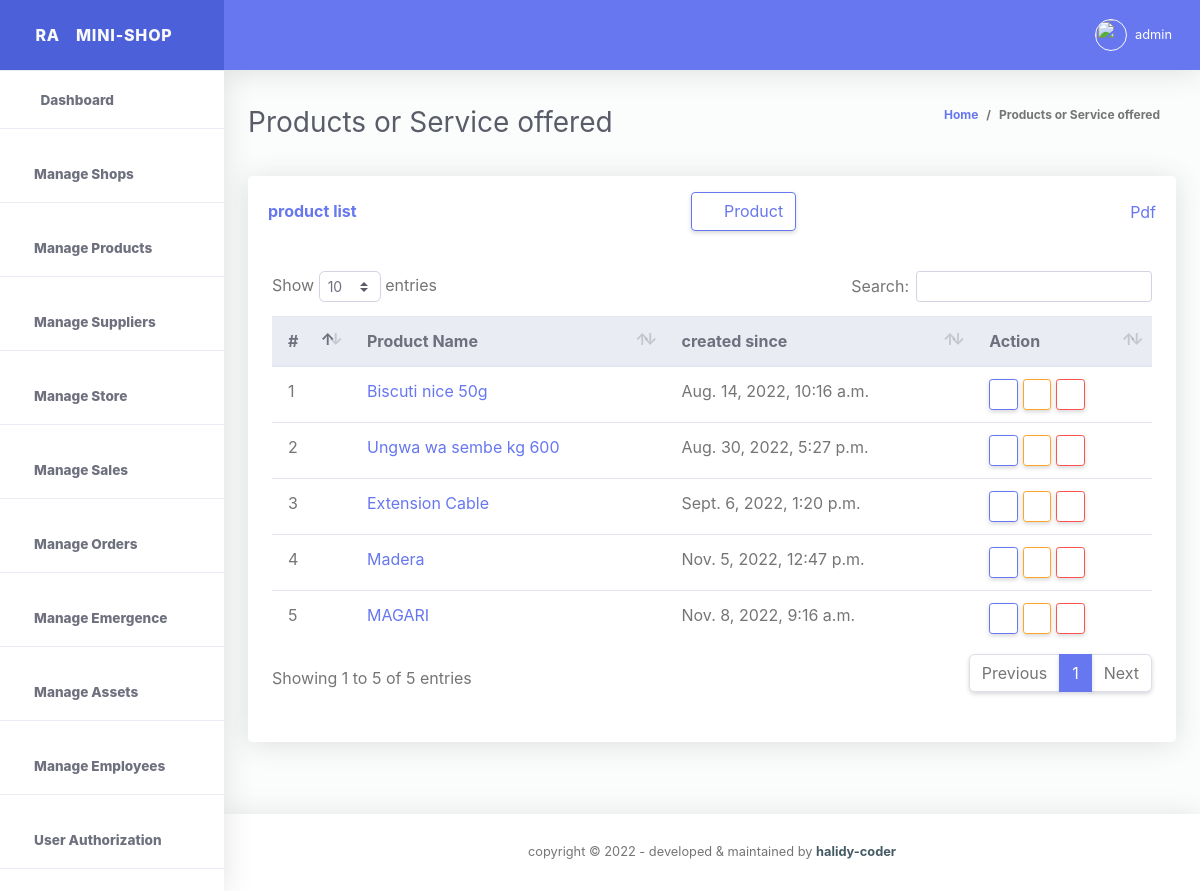
The page /my-products (signed in) on the database its author committed.
### storeApp/models.py (models this page shows, shortened)
class ProductTable(models.Model):
    id = models.UUIDField(
        primary_key=True, default=uuid.uuid4, editable=False, unique=True)
    product_name = models.CharField(max_length=100)
    created_at = models.DateTimeField(auto_now_add=True)
    updated_at = models.DateTimeField(auto_now=True)
    class Meta:
        verbose_name_plural = 'products List'

### storeApp/views.py (the view, shortened to what this page needs)
# urls.py: path('my-products', views.productPage, name="productPage"),
def productPage(request):
  try:
      get_all_user_authorizations = AuthorizeUsers.objects.get(select_user = request.user)
  except:
    messages.info(request, f"{request.user} does not have any credential yet!")
    return redirect("storeApp:productPage")
  get_products = ProductTable.objects.all().order_by('updated_at')
  template_name = 'store/productPage.html'
  context = {
    'get_all_user_authorizations':get_all_user_authorizations,
    'get_products':get_products,
  }
  return render(request, template_name, context)

### templates/store/productPage.html (shortened to what this page needs)
{% extends './base.html' %}
{% load static %}
{% block content %}
{% if get_all_user_authorizations.view_dashboard  and get_all_user_authorizations.manage_product %}
{% include './productsStatusBar.html' %}
{% include './productDataTables.html' %}
{% endif %}
{% endblock %}

### templates/store/base.html (shortened to what this page needs)
<!DOCTYPE html>
<html lang="en">
{% load static %}
<head>
  <link href="{% static './vendor/fontawesome-free/css/all.min.css' %}" rel="stylesheet" type="text/css">
  <link href="{% static './vendor/bootstrap/css/bootstrap.min.css' %}" rel="stylesheet" type="text/css">
  <link href="{% static './css/ruang-admin.min.css' %}" rel="stylesheet">
  <link href="{% static './css/chart.css' %}" rel="stylesheet">
  <link href="{% static './vendor/datatables/dataTables.bootstrap4.min.css' %}" rel="stylesheet">
  <link href="{% static './vendor/select2/dist/css/select2.min.css'%}" rel="stylesheet" type="text/css">
  <link href="{% static './vendor/bootstrap-datepicker/css/bootstrap-datepicker.min.css' %}" rel="stylesheet" >
  <link href="{% static './vendor/bootstrap-touchspin/css/jquery.bootstrap-touchspin.css' %} " rel="stylesheet" >
  <link href="{% static './vendor/clock-picker/clockpicker.css' %}" rel="stylesheet">
  <link href="{% static './css/ruang-admin.css' %}" rel="stylesheet">
</head>
<body id="page-top" >
<div id="wrapper" >
  <ul class="navbar-nav sidebar sidebar-light accordion" id="accordionSidebar">
    <a class="sidebar-brand d-flex align-items-center justify-content-center" href="homePage">
      <div class="sidebar-brand-icon">
        <span>RA</span>
      </div>
      <div class="sidebar-brand-text mx-3">MINI-SHOP</div>
    </a>
    <hr class="sidebar-divider my-0">
    {% if get_all_user_authorizations.view_dashboard %}
    <li class="nav-item active ">
      <a class="nav-link" href="{% url 'storeApp:homepage' %}">
        <i class="fas fa-fw fa-tachometer-alt"></i>
        <span>Dashboard</span></a>
      </li>
    <hr class="sidebar-divider">
    {% endif %}
    {% if get_all_user_authorizations.manage_shop %}
    <li class="nav-item active">
      <a class="nav-link" href="{% url 'storeApp:shopPage' %}">
        <i class="fas fas fas fa-store-alt fa-2x text-success"></i>
        <span>Manage Shops</span></a>
    </li>
    <hr class="sidebar-divider">
    {% endif %}
    {% if get_all_user_authorizations.manage_product %}
    <li class="nav-item active">
      <a class="nav-link" href="{% url 'storeApp:productPage' %}">
        <i class="fas fas fab fa-shopping-bag fa-2x text-success"></i>
        <span>Manage Products</span></a>
    </li>
    <hr class="sidebar-divider">
    {% endif %}
    {% if get_all_user_authorizations.manage_supplier %}
    <li class="nav-item active">
      <a class="nav-link" href="{% url 'storeApp:suppliersPage' %}">
        <i class="fas fas fa-user-friends fa-2x text-success"></i>
        <span>Manage Suppliers</span></a>
    </li>
    <hr class="sidebar-divider">
    {% endif %}
    {% if get_all_user_authorizations.manage_store %}
    <li class="nav-item active">
      <a class="nav-link" href="{% url 'storeApp:storePage' %}">
        <i class="fas fas fa-store-alt fa-2x text-success"></i>
        <span>Manage Store</span></a>
    </li>
    <hr class="sidebar-divider">
    {% endif %}
    {% if get_all_user_authorizations.manage_sales %}
    <li class="nav-item active">
      <a class="nav-link" href="{% url 'storeApp:salesPage' %}">
        <i class="fas far fa-money-bill-alt fa-2x text-success"></i>
        <span>Manage Sales</span></a>
    </li>
    <hr class="sidebar-divider">
    {% endif %}
    {% if get_all_user_authorizations.manage_orders %}
    <li class="nav-item active">
      <a class="nav-link" href="{% url 'storeApp:ordersPage' %}">
        <i class="fas far fas fa-cart-arrow-down fa-2x text-success"></i>
        <span>Manage Orders</span></a>
    </li>
    <hr class="sidebar-divider">
    {% endif %}
    {% if get_all_user_authorizations.manage_emergence %}
    <li class="nav-item active">
      <a class="nav-link" href="{% url 'storeApp:emergencePage' %}">
        <i class="fas far far fa-comments fa-2x text-success"></i>
        <span>Manage Emergence</span></a>
    </li>
    <hr class="sidebar-divider">
    {% endif %}
    {% if get_all_user_authorizations.manage_company_stock_or_assets %}
    <li class="nav-item active">
      <a class="nav-link" href="{% url 'storeApp:companyStockPage' %}">
        <i class="fas far far fa-store-alt fa-2x text-success"></i>
        <span>Manage Assets</span></a>
    </li>
    <hr class="sidebar-divider">
    {% endif %}
    {% if get_all_user_authorizations.manage_employees %}
    <li class="nav-item active">
      <a class="nav-link" href="{% url 'storeApp:employeePage' %}">
        <i class="fas fa-users fa-2x text-success"></i>
        <span>Manage Employees</span></a>
    </li>
  <hr class="sidebar-divider">
  {% endif %}
  {% if get_all_user_authorizations.manage_authorizations %}
    <li class="nav-item active">
      <a class="nav-link" href="{% url 'storeApp:authorizationPage' %}">
        <i class="fas far far fas fa-user-shield fa-2x text-success"></i>
        <span>User Authorization</span></a>
    </li>
    <hr class="sidebar-divider">
    {% endif %}
  </ul>
  <div id="content-wrapper" class="d-flex flex-column">
    <div id="content">
      <nav class="navbar navbar-expand navbar-light bg-navbar topbar mb-4 static-top">
        <button id="sidebarToggleTop" class="btn btn-link rounded-circle mr-3">
          <i class="fa fa-bars"></i>
        </button>
        <ul class="navbar-nav ml-auto">
          {% if request.user.is_authenticated %}
          <li class="nav-item dropdown no-arrow">
            <a class="nav-link dropdown-toggle" href="#" id="userDropdown" role="button" data-toggle="dropdown"
              aria-haspopup="true" aria-expanded="false">
              <img class="img-profile rounded-circle" src="{% static 'img/boy.png' %}" style="max-width: 60px">
              <span class="ml-2 d-none d-lg-inline text-white small">{{request.user.username}}</span>
            </a>
          </li>
          {% endif %}
        </ul>
      </nav>
      {% block content %}
      {% endblock %}
    </div>
    <footer class="sticky-footer bg-white">
      <div class="container my-auto">
        <div class="copyright text-center my-auto">
          <span>copyright &copy; <script> document.write(new Date().getFullYear()); </script> - developed & maintained by
            <b><a href="https://halidy-coder.gitlab.io/" target="_blank">halidy-coder</a></b>
          </span>
        </div>
      </div>
    </footer>
  </div>
</div>
  </body>
</html>

### templates/store/productDataTables.html (shortened to what this page needs)
<div class="table_section mb-5">
  <div class="container-fluid">
    <div class="row">
      <div class="col-xl-12 col-lg-12 mb-4">
        <div class="card">
          <div class="card-header py-3 d-flex flex-row align-items-center justify-content-between">
            <h6 class="m-0 font-weight-bold text-primary">product list</h6>
            <button type="button" class="btn btn-outline-primary" data-toggle="modal" data-target="#productModal"
            id="#productModal"><i class="fas fa-plus p-1"></i>Product</button>
            <a href="{% url 'storeApp:myView' %}">Pdf</a>
            </div>
          {% if get_products %}
          <div class="table-responsive p-4">
            <table class="table table-md align-items-center table-flush table-hover" id="dataTableHover">
              <thead class="thead-light">
                <tr>
                  <th>#</th>
                  <th>Product Name</th>
                  <th>created since </th>
                  <th>Action</th>
                </tr>
              </thead>
              <tbody>
                {% for product in get_products %}
                <tr>
                  <td>{{forloop.counter}}</td>
                  <td><a href="#">{{product.product_name}}</a></td>
                  <td>{{product.created_at}}</td>
                  <td>
                    <a data-toggle="modal" data-target="#productDetailViewModal{{product.id}}" class="btn btn-sm btn-outline-primary text-primary"><i class="fas fas fa-eye"></i></a>
                    <a  data-toggle="modal" data-target="#updateproductModal{{product.id}}"
                    class="btn btn-sm btn-outline-warning"  ><i class="fas fas fas fa-pen"></i></a>
                    <a  data-toggle="modal" data-target="#deleteProductModal" class="btn btn-sm btn-outline-danger"><i class="fas fas fas far fa-trash-alt"></i></a>
                  </td>
                </tr>
               {% endfor %}
              </tbody>
            </table>
          </div>
          {% else %}
          <div class="table-responsive pl-2">
            <div class="empty_content">
              <p> No shops added yet! </p>
            </div>
          </div>
          {% endif %}
          <div class="card-footer"></div>
        </div>
      </div>
    </div>
  </div>
</div>

### static/css/ruang-admin.css (style rules this page uses)
html { position: relative; min-height: 100%; font-family: Nunito }
body { height: 100% }
#wrapper { display: -webkit-box; display: -ms-flexbox; display: flex }
#wrapper #content-wrapper { background-color: #fafdfb; width: 100%; overflow-x: hidden }
#wrapper #content-wrapper #content { -webkit-box-flex: 1; -ms-flex: 1 0 auto; flex: 1 0 auto }
.container, .container-fluid, .container-login { padding-left: 1.5rem; padding-right: 1.5rem }
.dropdown.no-arrow .dropdown-toggle::after { display: none }
.sidebar .nav-item.dropdown .dropdown-toggle::after, .topbar .nav-item.dropdown .dropdown-toggle::after { width: 1rem; text-align: center; float: right; vertical-align: 0; border: 0; font-weight: 900; content: '\f105'; font-family: 'Font Awesome 5 Free' }
.sidebar .nav-item .nav-link, .topbar .nav-item .nav-link { position: relative }
.sidebar .nav-item .nav-link .img-profile, .topbar .nav-item .nav-link .img-profile { height: 2rem; width: 2rem; border: 1px solid #fafafa }
.topbar { height: 4.375rem; z-index: 2; -webkit-box-shadow: 0 .15rem 1.75rem 0 rgba(58, 59, 69, .15) !important; box-shadow: 0 .15rem 1.75rem 0 rgba(58, 59, 69, .15) !important }
.topbar #sidebarToggleTop { height: 2.5rem; width: 2.5rem; -webkit-box-shadow: 0 0 !important; box-shadow: 0 0 !important }
.topbar .nav-item .nav-link { height: 4.375rem; display: -webkit-box; display: -ms-flexbox; display: flex; -webkit-box-align: center; -ms-flex-align: center; align-items: center; padding: 0 .75rem }
.topbar .dropdown { position: static }
@media (min-width:576px) { .topbar .dropdown { position: relative } }
.topbar.navbar-light .navbar-nav .nav-item .nav-link { color: #fafafa; transition: all .3s ease-in-out; -webkit-transition: all .3s ease-in-out }
.bg-navbar { background-color: #6777ef }
.sidebar { min-height: 100vh; width: 14rem !important; background-color: #fff !important; -webkit-box-shadow: 0 .15rem 1.75rem 0 rgba(58, 59, 69, .15) !important; box-shadow: 0 .15rem 1.75rem 0 rgba(58, 59, 69, .15) !important; z-index: 0 }
.sidebar .nav-item { position: relative; margin-bottom: -15px }
.sidebar .nav-item .nav-link { display: block; width: 100%; text-align: left; padding: 1rem; width: 14rem }
.sidebar .nav-item .nav-link i { font-size: .85rem; margin-right: .25rem }
.sidebar .nav-item .nav-link span { font-size: .85rem; display: inline }
.sidebar .nav-item.active .nav-link { font-weight: 800 }
.sidebar .sidebar-brand { height: 4.375rem; text-decoration: none; font-size: 1rem; font-weight: 800; padding: 1.5rem 1rem; text-align: center; letter-spacing: .05rem; z-index: 1 }
.sidebar hr.sidebar-divider { margin: 1rem 0 1rem 0 }
.sidebar .sidebar-brand .sidebar-brand-text { display: inline }
.sidebar-light .sidebar-brand { color: #fafafa; background-color: #4c60da }
.sidebar-light hr.sidebar-divider { border-top: 1px solid #eaecf4 }
.sidebar-light .nav-item .nav-link { color: #858796 }
.sidebar-light .nav-item .nav-link i { color: #9e9e9e }
.sidebar-light .nav-item.active .nav-link { color: #6e707e }
.sidebar-light .nav-item.active .nav-link i { color: #6e707e }
footer.sticky-footer { padding: 2rem 0; -ms-flex-negative: 0; flex-shrink: 0; -webkit-box-shadow: 0 .15rem 1.75rem 0 rgba(58, 59, 69, .15); box-shadow: 0 .15rem 1.75rem 0 rgba(58, 59, 69, .15) }
footer.sticky-footer .copyright { line-height: 1; font-size: .8rem }
footer.sticky-footer .copyright a { color: #455a64 }
.table-flush td, .table-flush th { border-right: 0; border-left: 0 }
.table-flush tbody tr:first-child td, .table-flush tbody tr:first-child th { border-top: 0 }
.table-flush tbody tr:last-child td, .table-flush tbody tr:last-child th { border-bottom: 0 }
.card .table { margin-bottom: 0 }
.card .table td, .card .table th { padding-right: 1rem; padding-left: 1rem }
.card { -webkit-box-shadow: 0 .15rem 1.75rem 0 rgba(58, 59, 69, .15) !important; box-shadow: 0 .15rem 1.75rem 0 rgba(58, 59, 69, .15) !important }

### rows shown on the page
ProductTable: product_name "Biscuti nice 50g", created_at "Aug. 14, 2022, 10:16 a.m."
ProductTable: product_name "Ungwa wa sembe kg 600", created_at "Aug. 30, 2022, 5:27 p.m."
ProductTable: product_name "Extension Cable", created_at "Sept. 6, 2022, 1:20 p.m."
ProductTable: product_name "Madera", created_at "Nov. 5, 2022, 12:47 p.m."
ProductTable: product_name "MAGARI", created_at "Nov. 8, 2022, 9:16 a.m."

### other values the page prints
{{ request.user.username }} "admin"
